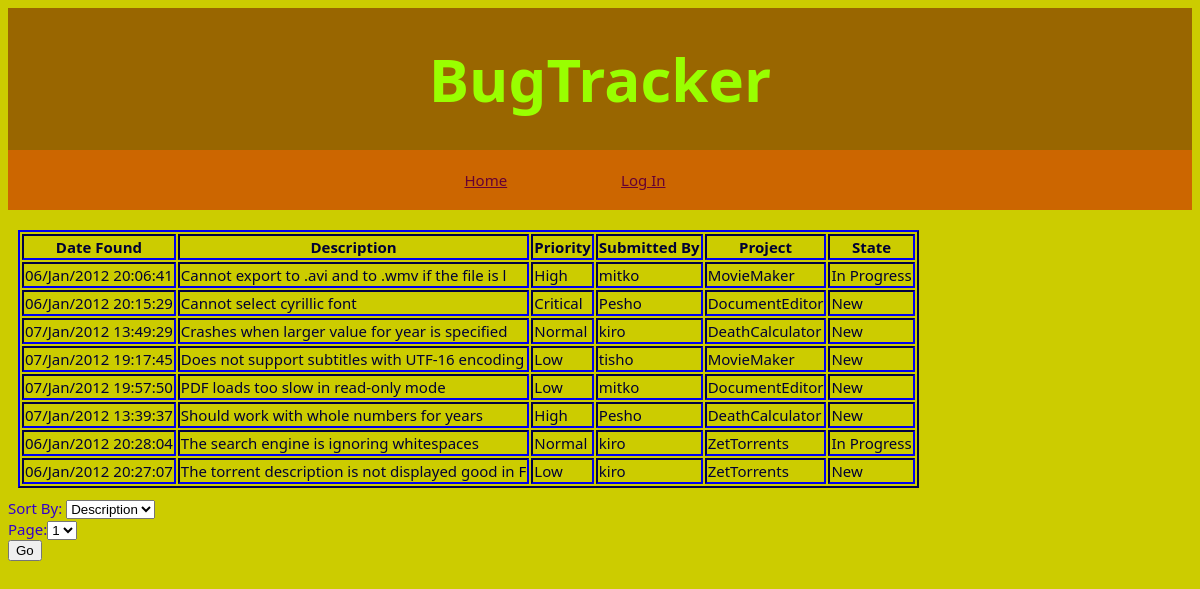
The page /viewBugs.php?mode=all (signed in) on the database its author committed.
### tables this page shows
CREATE TABLE IF NOT EXISTS `bugs` (
  `ID` int(11) NOT NULL AUTO_INCREMENT,
  `DateFound` text NOT NULL,
  `TesterUsername` varchar(15) DEFAULT NULL,
  `Description` text NOT NULL,
  `Priority` enum('Critical','High','Normal','Low') NOT NULL,
  `ProjectName` varchar(32) NOT NULL,
  `State` enum('New','In Progress','Fixed','Closed','Deleted') NOT NULL,
  PRIMARY KEY (`ID`)
);

### classes.php (the view, shortened to what this page needs)
<?php
	class Bug
	{
		private $dateFound = null;
		private $testerUsername = null;
		private $description = "";
		private $priority = "";
		private $projectName = "";
		private $state = "";
		public function __construct($dateFound, $testerUsername, $description,
			$priority, $projectName, $state, $id = null)
		{
			$this -> dateFound = $dateFound;
			$this -> description = $description;
			$this -> priority = $priority;
			$this -> state = $state;
			$this -> testerUsername = $testerUsername;
			$this -> projectName = $projectName;
		}
		public function getDateFound()
		{
			return $this -> dateFound;
		}
		public function getTesterUsername()
		{
			return $this -> testerUsername;
		}
		public function getDescription()
		{
			return $this -> description;
		}
		public function getPriority()
		{
			return $this -> priority;
		}
		public function getProjectName()
		{
			return $this -> projectName;
		}
		public function getState()
		{
			return $this -> state;
		}
	}
	abstract class ManagementActions
	{
		public static function getActiveBugs($projectName = null, $sort = "Description", $page = 1)
		{
			$query = "SELECT * FROM bugs";
			$result = mysql_query($query, $GLOBALS["conn"]);
			$bugs = array();
			while($row = mysql_fetch_assoc($result))
			{
				if($row["State"] != "Closed" && $row["State"] != "Deleted")
				{
					$bug = new Bug($row["DateFound"], $row["TesterUsername"],
						$row["Description"], $row["Priority"], $row["ProjectName"],
						$row["State"], $row["ID"]);
					$bugs[] = $bug;
				}
			}
			$sortFunction = "";
			switch($sort)
			{
				case "Description":
					$sortFunction = "ManagementActions::sort_bugs_description";
					break;
			}
			usort($bugs, $sortFunction);
			$bugsPerPage = 20;
			$pageCount = ceil(count($bugs) / $bugsPerPage);
			echo "<table>";
			echo "<tr>";
			echo "<th>Date Found</th><th>Description</th><th>Priority</th>
				  <th>Submitted By</th><th>Project</th><th>State</th>";
			echo "</tr>";
			$startIndex = $page;
			for($i = ($startIndex - 1) * $bugsPerPage; $i < ($startIndex * $bugsPerPage); $i ++)
			{
				echo "<tr>";
				echo "<td>" . htmlspecialchars($bugs[$i] -> getDateFound()) . "</td>";
				$description = substr($bugs[$i] -> getDescription(), 0, 50);
				echo "<td>" . htmlspecialchars($description) . "</td>";
				echo "<td>" . htmlspecialchars($bugs[$i] -> getPriority()) . "</td>";
				echo "<td>" . htmlspecialchars($bugs[$i] -> getTesterUsername()) . "</td>";
				echo "<td>" . htmlspecialchars($bugs[$i] -> getProjectName()) . "</td>";
				echo "<td>" . htmlspecialchars($bugs[$i] -> getState()) . "</td>";
				echo "</tr>";
				if(count($bugs) == $i + 1)
				{
					break;
				}
			}
			echo "</table>";
			return $pageCount;
		}
	}

### style.css (style rules this page uses)
body { background-color: #CCCC00; color: #3300CC; font-family: segoe ui, verdana, tahoma; font-size: 15px; }
table { border: 2px outset #000099; margin: 10px; }
td, th { border: 2px inset #000099; color: #000033; }

### rows shown on the page
bugs: DateFound "06/Jan/2012 20:06:41", Description "Cannot export to .avi and to .wmv if the file is l", Priority "High", TesterUsername "mitko", ProjectName "MovieMaker", State "In Progress"
bugs: DateFound "06/Jan/2012 20:15:29", Description "Cannot select cyrillic font", Priority "Critical", TesterUsername "Pesho", ProjectName "DocumentEditor", State "New"
bugs: DateFound "07/Jan/2012 13:49:29", Description "Crashes when larger value for year is specified", Priority "Normal", TesterUsername "kiro", ProjectName "DeathCalculator", State "New"
bugs: DateFound "07/Jan/2012 19:17:45", Description "Does not support subtitles with UTF-16 encoding", Priority "Low", TesterUsername "tisho", ProjectName "MovieMaker", State "New"
bugs: DateFound "07/Jan/2012 19:57:50", Description "PDF loads too slow in read-only mode", Priority "Low", TesterUsername "mitko", ProjectName "DocumentEditor", State "New"
bugs: DateFound "07/Jan/2012 13:39:37", Description "Should work with whole numbers for years", Priority "High", TesterUsername "Pesho", ProjectName "DeathCalculator", State "New"
bugs: DateFound "06/Jan/2012 20:28:04", Description "The search engine is ignoring whitespaces", Priority "Normal", TesterUsername "kiro", ProjectName "ZetTorrents", State "In Progress"
bugs: DateFound "06/Jan/2012 20:27:07", Description "The torrent description is not displayed good in F", Priority "Low", TesterUsername "kiro", ProjectName "ZetTorrents", State "New"

### other values the page prints
form field page "1"
